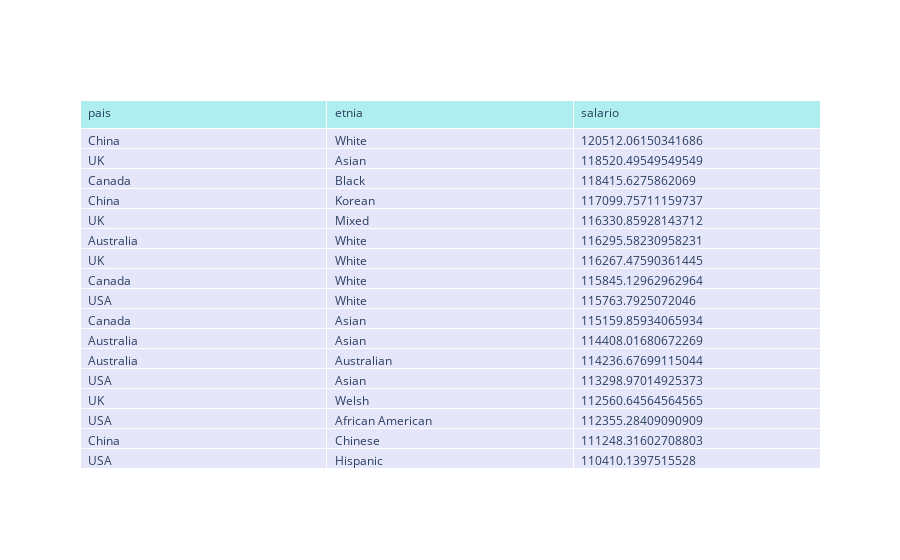

Here is the notebook cell this chart was saved with:
### Markdown cell above
### Indicador 2: Qual a média de salário por etnia de cada país?
1. Para atender o seguinte indicador foi utilizada a consulta sql armazenada na variável `query`. Na qual, retorna a média dos salários agrupada por país e etnia de forma decrescente.
2. A instrução `sql` executa a consulta em cima do dataset armazenado na variável `tbl` e armazena na variável `result`.
3. A função `_go.Figure` faz a construção de uma figura de uma tabela, onde os dados são armazenados na variável `result`, o cabeçalho recebe uma lista dos nomes das colunas contida no objeto `tbl`.
4. As células recebem uma lista de objetos do tipo `pandas.Series` no qual representam as colunas país, etnia e salário.
5. A chamada `fig.show()` faz a figura aparecer na tela.

OBS: os parâmetros `fill_color` e `align` definem o esquema de cor e o alinhamento do texto respectivamente.

### Code cell
query = """
    SELECT pais, etnia, AVG(salario) salario
    FROM  dataset 
    GROUP BY pais, etnia
    ORDER BY salario DESC
"""

result = sql(query, env={'dataset': tbl})
fig = _go.Figure(data=[_go.Table(
    header=dict(values=list(result.columns),
                fill_color='paleturquoise',
                align='left'),
    cells=dict(values=[result['pais'], result['etnia'], result['salario']],
               fill_color='lavender',
               align='left'))
])
fig.show()

### Figure 1 — Plotly figure (JSON) as saved in the notebook; plotly's stock layout.template omitted (floating-point values rounded to 4 significant figures)
{"data": [{"cells": {"align": "left", "fill": {"color": "lavender"}, "values": [["China", "UK", "Canada", "China", "UK", "Australia", "UK", "Canada", "USA", "Canada", "Australia", "Australia", "USA", "UK", "USA", "China", "USA"], ["White", "Asian", "Black", "Korean", "Mixed", "White", "White", "White", "White", "Asian", "Asian", "Australian", "Asian", "Welsh", "African American", "Chinese", "Hispanic"], [120500.0, 118500.0, 118400.0, 117100.0, 116300.0, 116300.0, 116300.0, 115800.0, 115800.0, 115200.0, 114400.0, 114200.0, 113300.0, 112600.0, 112400.0, 111200.0, 110400.0]]}, "header": {"align": "left", "fill": {"color": "paleturquoise"}, "values": ["pais", "etnia", "salario"]}, "type": "table"}], "layout": {}}
